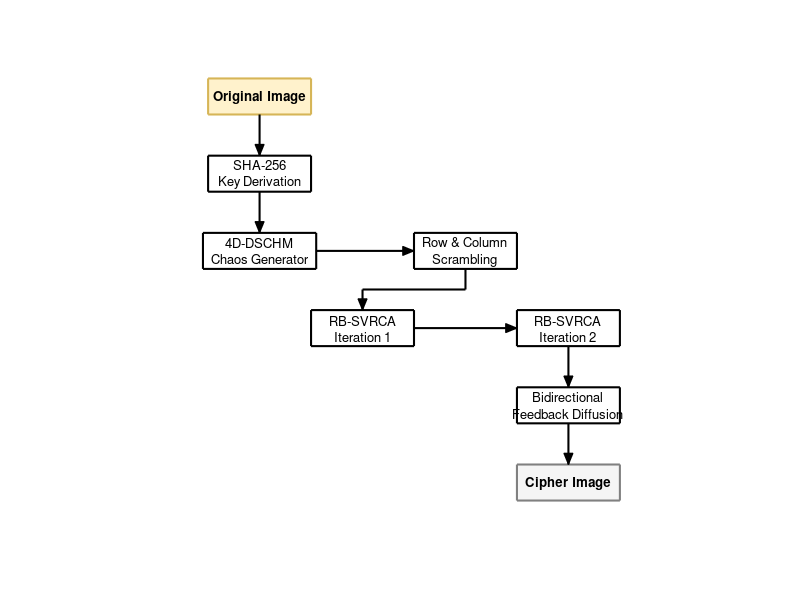

Source code (MATLAB):
function simpleflowchart()
    % SIMPLEFLOWCHART Generates a simplified staggered flowchart for our image encryption algorithm.
    % This script draws the boxes and arrows in a staircase layout similar to the example.
    
    % Initialize figure
    clf;
    figure('Color', 'w', 'Name', 'Simple Flowchart', 'Position', [100, 100, 750, 650]);
    hold on;
    axis equal;
    axis([0 10 -1.5 8]);
    axis off;
    
    % Draw boxes
    % Column 1 (x=2)
    draw_box('Original Image', 2.0, 7.0, 2.0, 0.7, [1.0, 0.95, 0.8], [0.84, 0.71, 0.34], true);
    draw_box({'SHA-256', 'Key Derivation'}, 2.0, 5.5, 2.0, 0.7, [1, 1, 1], [0, 0, 0], false);
    draw_box({'4D-DSCHM', 'Chaos Generator'}, 2.0, 4.0, 2.2, 0.7, [1, 1, 1], [0, 0, 0], false);
    
    % Column 2 (x=6)
    draw_box({'Row & Column', 'Scrambling'}, 6.0, 4.0, 2.0, 0.7, [1, 1, 1], [0, 0, 0], false);
    
    % Column 1.5 (x=4)
    draw_box({'RB-SVRCA', 'Iteration 1'}, 4.0, 2.5, 2.0, 0.7, [1, 1, 1], [0, 0, 0], false);
    
    % Column 2.5 (x=8)
    draw_box({'RB-SVRCA', 'Iteration 2'}, 8.0, 2.5, 2.0, 0.7, [1, 1, 1], [0, 0, 0], false);
    draw_box({'Bidirectional', 'Feedback Diffusion'}, 8.0, 1.0, 2.0, 0.7, [1, 1, 1], [0, 0, 0], false);
    draw_box('Cipher Image', 8.0, -0.5, 2.0, 0.7, [0.96, 0.96, 0.96], [0.5, 0.5, 0.5], true);
    
    % Draw Arrows
    % Original Image -> SHA-256
    draw_arrow(2.0, 6.65, 2.0, 5.85, '-');
    % SHA-256 -> 4D-DSCHM
    draw_arrow(2.0, 5.15, 2.0, 4.35, '-');
    % 4D-DSCHM -> Scrambling
    draw_arrow(3.1, 4.0, 5.0, 4.0, '-');
    % Scrambling -> Iteration 1 (bent)
    draw_bent_arrow([6.0, 3.65; 6.0, 3.25; 4.0, 3.25; 4.0, 2.85], '-');
    % Iteration 1 -> Iteration 2
    draw_arrow(5.0, 2.5, 7.0, 2.5, '-');
    % Iteration 2 -> Bidirectional Feedback Diffusion
    draw_arrow(8.0, 2.15, 8.0, 1.35, '-');
    % Bidirectional Feedback Diffusion -> Cipher Image
    draw_arrow(8.0, 0.65, 8.0, -0.15, '-');
    
    hold off;
end

% Draw Rectangle box helper
function draw_box(txt, x, y, w, h, bg_color, border_color, is_bold)
    rect_pos = [x - w/2, y - h/2, w, h];
    rectangle('Position', rect_pos, 'EdgeColor', border_color, 'FaceColor', bg_color, 'LineWidth', 1.5);
    
    if is_bold
        text(x, y, txt, 'HorizontalAlignment', 'center', 'VerticalAlignment', 'middle', ...
             'FontSize', 9.5, 'FontWeight', 'bold', 'Color', 'k');
    else
        text(x, y, txt, 'HorizontalAlignment', 'center', 'VerticalAlignment', 'middle', ...
             'FontSize', 9.5, 'Color', 'k');
    end
end

% Draw Arrow helper
function draw_arrow(x1, y1, x2, y2, line_style)
    plot([x1, x2], [y1, y2], 'Color', 'k', 'LineStyle', line_style, 'LineWidth', 1.5);
    dx = x2 - x1;
    dy = y2 - y1;
    len = sqrt(dx^2 + dy^2);
    if len > 0
        dx = dx / len;
        dy = dy / len;
        arrow_len = 0.22;
        arrow_width = 0.09;
        nx = -dy;
        ny = dx;
        px1 = x2 - arrow_len * dx + arrow_width * nx;
        py1 = y2 - arrow_len * dy + arrow_width * ny;
        px2 = x2 - arrow_len * dx - arrow_width * nx;
        py2 = y2 - arrow_len * dy - arrow_width * ny;
        fill([x2, px1, px2], [y2, py1, py2], 'k', 'EdgeColor', 'k', 'HandleVisibility', 'off');
    end
end

% Draw Bent Arrow helper
function draw_bent_arrow(pts, line_style)
    if nargin < 2, line_style = '-'; end
    for i = 1:size(pts, 1)-1
        x1 = pts(i, 1); y1 = pts(i, 2);
        x2 = pts(i+1, 1); y2 = pts(i+1, 2);
        if i == size(pts, 1)-1
            draw_arrow(x1, y1, x2, y2, line_style);
        else
            plot([x1, x2], [y1, y2], 'Color', 'k', 'LineStyle', line_style, 'LineWidth', 1.5);
        end
    end
end
